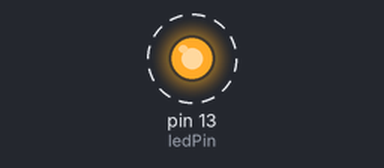
The sketch below on a simulated Arduino Uno, built with avr-gcc and run on an emulated ATmega328P. Shown: output pins drawn as LEDs (lit = HIGH). Dashed ring = blinking. What the sketch prints to the serial monitor is not drawn.

Above: at 0.15 s.
At 80.75 s:
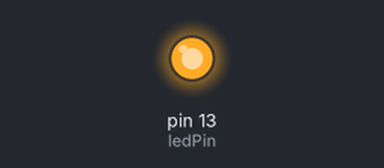
Timing chart, 0 to 81.0 s (numbered marks = the images above):
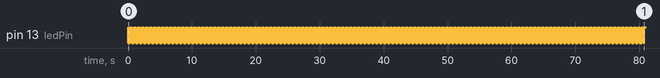

The sketch:

LEDs.ino
```cpp
const int ledPin = 13; // Pino ao qual o LED está conectado
bool isOn = false; // Variável para rastrear o estado ligado/desligado

void setup() {
  Serial.begin(9600); // Inicia a comunicação serial
  pinMode(ledPin, OUTPUT); // Configura o pino do LED como saída
}

void loop() {
  // Alterna o estado ligado/desligado a cada segundo
  isOn = !isOn;

  // Atualiza o estado do LED
  digitalWrite(ledPin, isOn ? HIGH : LOW);

  // Envia o estado do LED pela porta serial
  Serial.println(isOn ? "Ligado" : "Desligado");

  delay(10); // Atraso de 1 segundo
}
```

Measured:
- by itself, pin 13 (ledPin): alternates HIGH for 0.01 s and LOW for 0.01 s
